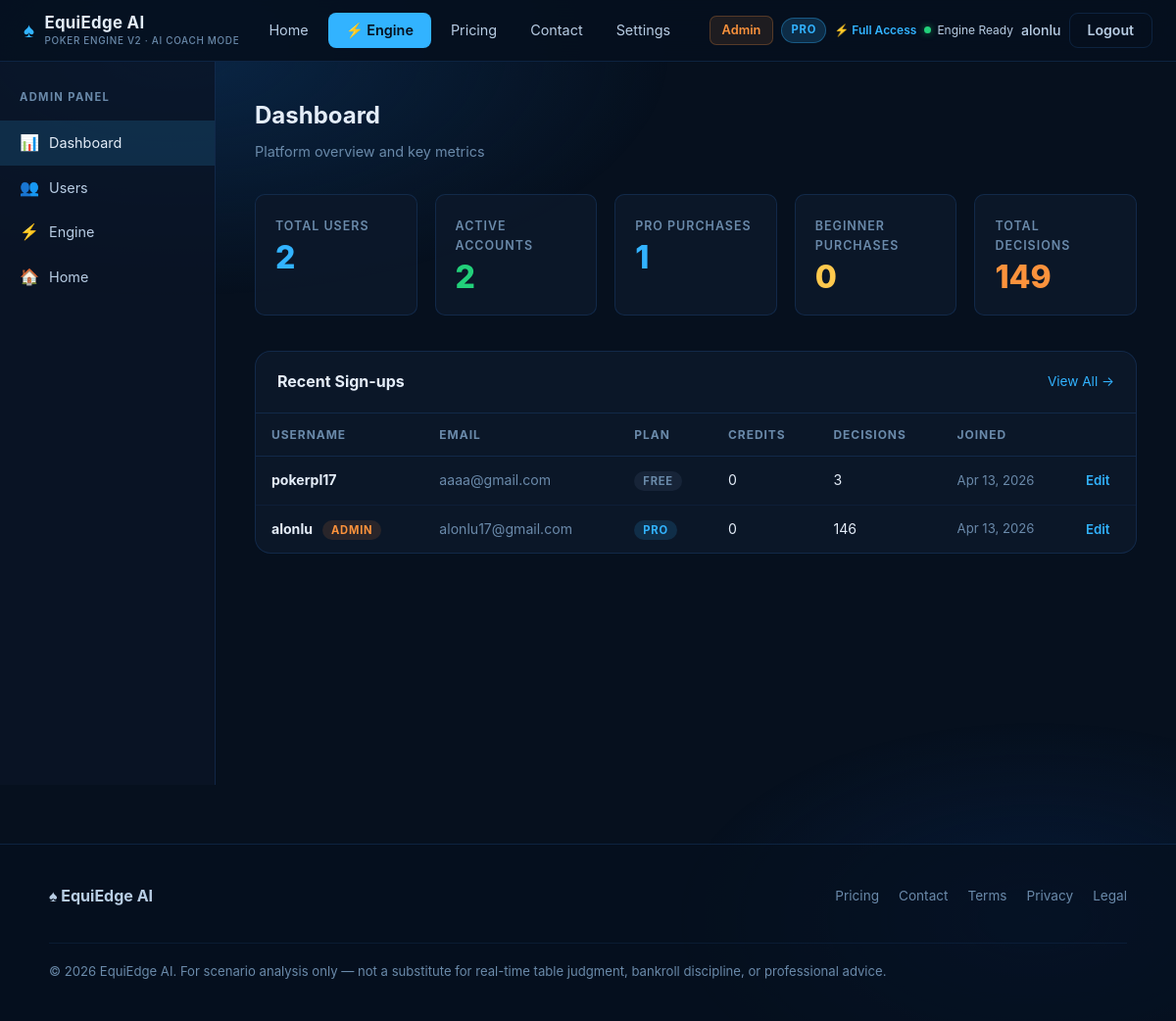
Page /admin/ (signed in) on the earlier database version.
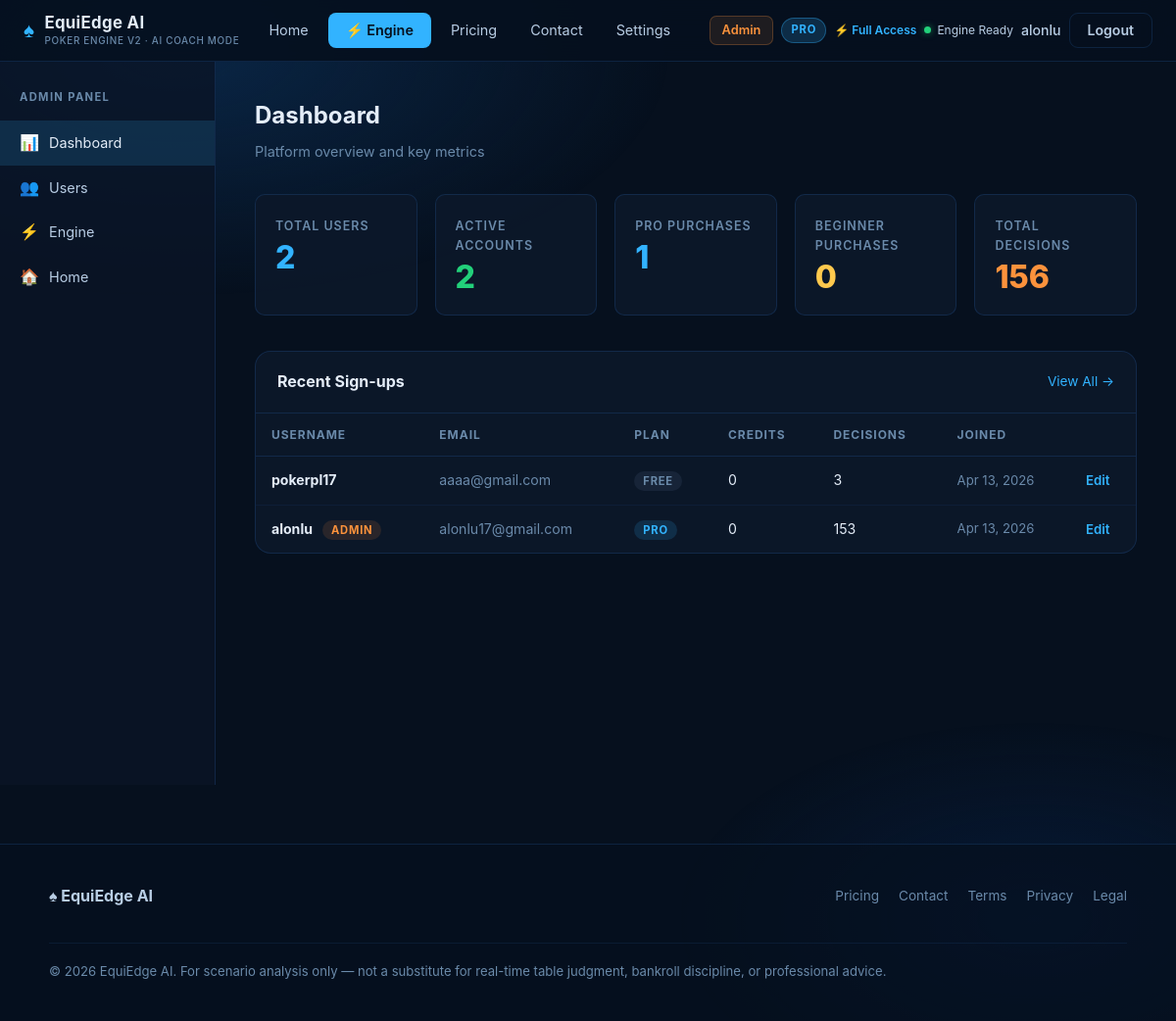
Same page on the later database version.
### models/user.py (models this page shows, shortened)
class User(UserMixin, db.Model):
    __tablename__ = "users"
    id              = db.Column(db.Integer, primary_key=True)
    username        = db.Column(db.String(64),  unique=True, nullable=False, index=True)
    email           = db.Column(db.String(120), unique=True, nullable=False, index=True)
    password_hash   = db.Column(db.String(256), nullable=False)
    plan            = db.Column(db.String(20),  nullable=False, default="none")
    plan_active     = db.Column(db.Boolean,     nullable=False, default=False)
    plan_expires_at = db.Column(db.DateTime,    nullable=True)   # legacy — not used for access
    purchased_at    = db.Column(db.DateTime,    nullable=True)   # when the tier was granted
    credits         = db.Column(db.Integer,     nullable=False, default=0)
    total_decisions = db.Column(db.Integer,     nullable=False, default=0)
    last_used_at    = db.Column(db.DateTime,    nullable=True)
    is_active       = db.Column(db.Boolean,     nullable=False, default=True)
    is_admin        = db.Column(db.Boolean,     nullable=False, default=False)
    created_at      = db.Column(db.DateTime,    nullable=False, default=datetime.utcnow)
    updated_at      = db.Column(db.DateTime,    nullable=False, default=datetime.utcnow,
                                onupdate=datetime.utcnow)
    def has_active_plan(self) -> bool:
        return self.plan_active and self.plan != "none"
    def get_plan_tier(self) -> str:
        if self.has_active_plan():
            return self.plan  # 'pro' or 'beginner'
        if self.credits > 0:
            return "credits"
        return "none"
    def get_feature_tier(self) -> str:
        if self.has_active_plan() and self.plan == "pro":
            return "pro"
        return "beginner"

### admin/routes.py (the view)
@admin_bp.route("/")
@admin_required
def dashboard():
    total_users     = User.query.count()
    active_users    = User.query.filter_by(is_active=True).count()
    pro_users       = User.query.filter_by(plan="pro",      plan_active=True).count()
    beginner_users  = User.query.filter_by(plan="beginner", plan_active=True).count()
    total_decisions = db.session.query(
        db.func.sum(User.total_decisions)
    ).scalar() or 0
    recent_users    = (
        User.query.order_by(User.created_at.desc()).limit(5).all()
    )
    return render_template(
        "admin/dashboard.html",
        total_users=total_users,
        active_users=active_users,
        pro_users=pro_users,
        beginner_users=beginner_users,
        total_decisions=total_decisions,
        recent_users=recent_users,
    )

### admin/routes.py (called while the page is built)
def admin_required(f):
    @wraps(f)
    @login_required
    def decorated(*args, **kwargs):
        if not current_user.is_admin:
            abort(403)
        return f(*args, **kwargs)
    return decorated

### templates/admin/dashboard.html (shortened to what this page needs)
{% extends "admin/base_admin.html" %}
{% block admin_content %}
<div class="admin-page-title">Dashboard</div>
<div class="admin-page-sub">Platform overview and key metrics</div>
<div class="admin-stats-grid">
  <div class="admin-stat-card">
    <div class="admin-stat-label">Total Users</div>
    <div class="admin-stat-value blue">{{ total_users }}</div>
  </div>
  <div class="admin-stat-card">
    <div class="admin-stat-label">Active Accounts</div>
    <div class="admin-stat-value green">{{ active_users }}</div>
  </div>
  <div class="admin-stat-card">
    <div class="admin-stat-label">Pro Purchases</div>
    <div class="admin-stat-value blue">{{ pro_users }}</div>
  </div>
  <div class="admin-stat-card">
    <div class="admin-stat-label">Beginner Purchases</div>
    <div class="admin-stat-value yellow">{{ beginner_users }}</div>
  </div>
  <div class="admin-stat-card">
    <div class="admin-stat-label">Total Decisions</div>
    <div class="admin-stat-value orange">{{ total_decisions }}</div>
  </div>
</div>
<div class="admin-table-wrap">
  <div class="admin-table-head">
    <h3>Recent Sign-ups</h3>
    <a href="{{ url_for('admin.users') }}" style="font-size:.85rem;color:var(--accent);text-decoration:none;">
      View All →
    </a>
  </div>
  <table>
    <thead>
      <tr>
        <th>Username</th>
        <th>Email</th>
        <th>Plan</th>
        <th>Credits</th>
        <th>Decisions</th>
        <th>Joined</th>
        <th></th>
      </tr>
    </thead>
    <tbody>
      {% for user in recent_users %}
      <tr>
        <td>
          <b>{{ user.username }}</b>
          {% if user.is_admin %}<span class="table-badge badge-admin" style="margin-left:6px;">Admin</span>{% endif %}
        </td>
        <td style="color:var(--muted);">{{ user.email }}</td>
        <td>
          {% if user.plan == 'pro' and user.plan_active %}
            <span class="table-badge badge-pro">Pro</span>
          {% elif user.plan == 'beginner' and user.plan_active %}
            <span class="table-badge badge-beginner">Beginner</span>
          {% else %}
            <span class="table-badge badge-none">Free</span>
          {% endif %}
        </td>
        <td>{{ user.credits }}</td>
        <td>{{ user.total_decisions }}</td>
        <td style="color:var(--muted);font-size:.82rem;">
          {{ user.created_at.strftime('%b %d, %Y') if user.created_at else '—' }}
        </td>
        <td>
          <a href="{{ url_for('admin.user_detail', user_id=user.id) }}"
             class="table-action-link">Edit</a>
        </td>
      </tr>
      {% else %}
      <tr>
        <td colspan="7" style="text-align:center;color:var(--muted);padding:24px;">
          No users yet.
        </td>
      </tr>
      {% endfor %}
    </tbody>
  </table>
</div>
{% endblock %}

### templates/base.html (shortened to what this page needs)
<!DOCTYPE html>
<html lang="en">
<head>
  <link rel="stylesheet" href="{{ url_for('static', filename='css/global.css') }}?v=3" />
</head>
<body>
{% block navbar %}
<nav class="site-nav">
  <div class="nav-inner">
    <a href="{{ url_for('pages.home') }}" class="nav-brand">
      <span class="nav-brand-icon">♠</span>
      <span class="nav-brand-text">
        EquiEdge AI
        <span class="nav-brand-sub">Poker Engine v2 · AI Coach Mode</span>
      </span>
    </a>
    <div class="nav-links">
      <a href="{{ url_for('pages.home') }}"
         class="{% if request.endpoint == 'pages.home' %}active{% endif %}">Home</a>
      {% if current_user.is_authenticated %}
      <a href="{{ url_for('pages.app_page') }}"
         class="nav-engine-btn {% if request.endpoint == 'pages.app_page' %}active{% endif %}">
        ⚡ Engine
      </a>
      {% endif %}
      <a href="{{ url_for('pages.pricing') }}"
         class="{% if request.endpoint == 'pages.pricing' %}active{% endif %}">Pricing</a>
      <a href="{{ url_for('pages.contact') }}"
         class="{% if request.endpoint == 'pages.contact' %}active{% endif %}">Contact</a>
      {% if current_user.is_authenticated %}
      <a href="{{ url_for('pages.settings') }}"
         class="{% if request.endpoint == 'pages.settings' %}active{% endif %}">Settings</a>
      {% endif %}
    </div>
    <div class="nav-user">
      {% if current_user.is_authenticated %}
        {% if current_user.is_admin %}
          <a href="{{ url_for('admin.dashboard') }}" class="nav-admin-link">Admin</a>
        {% endif %}
        {% set tier = current_user.get_plan_tier() %}
        {% set ftier = current_user.get_feature_tier() %}
        {% if tier == 'pro' %}
          <span class="plan-badge plan-pro">Pro</span>
        {% elif tier == 'beginner' %}
          <span class="plan-badge plan-beginner">Beginner</span>
        {% elif tier == 'credits' %}
          <span class="plan-badge plan-credits">Credits</span>
        {% else %}
          <span class="plan-badge plan-none">Free</span>
        {% endif %}
        {% if ftier == 'pro' %}
          <span class="nav-plan-status nav-plan-status-pro">⚡ Full Access</span>
        {% elif tier == 'credits' %}
          <span class="nav-plan-status nav-plan-status-credits">
            <span id="headerCreditsCount">{{ current_user.credits }}</span> remaining
          </span>
        {% endif %}
        <div class="nav-engine-status">
          <div class="status-dot"></div>
          Engine Ready
        </div>
        <span class="nav-username">{{ current_user.username }}</span>
        <a href="{{ url_for('auth.logout') }}" class="btn-nav btn-nav-ghost">Logout</a>
      {% else %}
        <a href="{{ url_for('auth.login') }}"    class="btn-nav btn-nav-ghost">Login</a>
        <a href="{{ url_for('auth.register') }}" class="btn-nav btn-nav-primary">Get Started</a>
      {% endif %}
    </div>
  </div>
</nav>
{% endblock navbar %}
<div class="page-wrap">
  {% block content %}{% endblock %}
</div>
{% block footer %}
<footer class="site-footer">
  <div class="footer-inner">
    <div class="footer-brand">♠ EquiEdge AI</div>
    <div class="footer-links">
      <a href="{{ url_for('pages.pricing') }}">Pricing</a>
      <a href="{{ url_for('pages.contact') }}">Contact</a>
      <a href="{{ url_for('pages.terms') }}">Terms</a>
      <a href="{{ url_for('pages.privacy') }}">Privacy</a>
      <a href="{{ url_for('pages.legal') }}">Legal</a>
    </div>
    <div class="footer-copy">
      &copy; 2026 EquiEdge AI. For scenario analysis only — not a substitute for
      real-time table judgment, bankroll discipline, or professional advice.
    </div>
  </div>
</footer>
{% endblock footer %}
</body>
</html>

Differences in the rows shown:
changed User "alonlu": total_decisions "146" → "153"
Other differences:
{{ total_decisions }}: "149" → "156"
